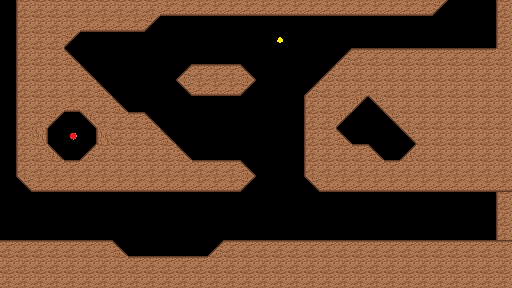

This is a level from a 2D game, rendered from its Tiled map with the project's own tilesets. A one-line summary and the map file follow, with tile-layer data summarised:
An orthogonal 32x18 tile map with 16x16 px tiles, 2 tile layers (Back, Front).

<map version="1.0" orientation="orthogonal" width="32" height="18" tilewidth="16" tileheight="16">
 <tileset firstgid="1" name="CaveSet" tilewidth="16" tileheight="16">
  <image source="TileSetA.png" width="96" height="80" />
  <tile id="0">
   <properties>
    <property name="blocked" value="" />
   </properties>
  </tile>
 </tileset>
 <layer name="Back" width="32" height="18">
  <data>[576 cells, 3 non-empty, 1 distinct tile ids]</data>
 </layer>
 <layer name="Front" width="32" height="18">
  <data>[576 cells, 334 non-empty, 10 distinct tile ids]</data>
 </layer>
</map>